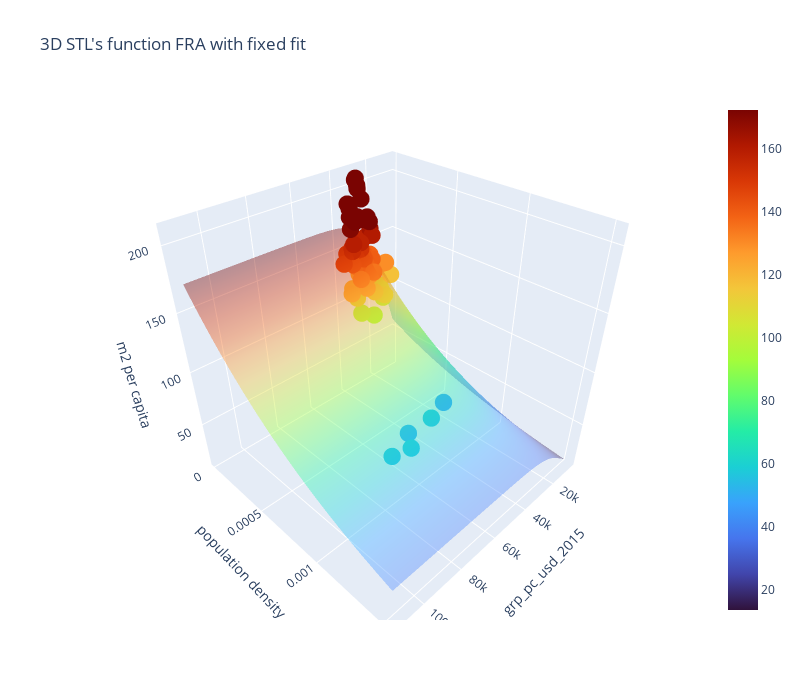
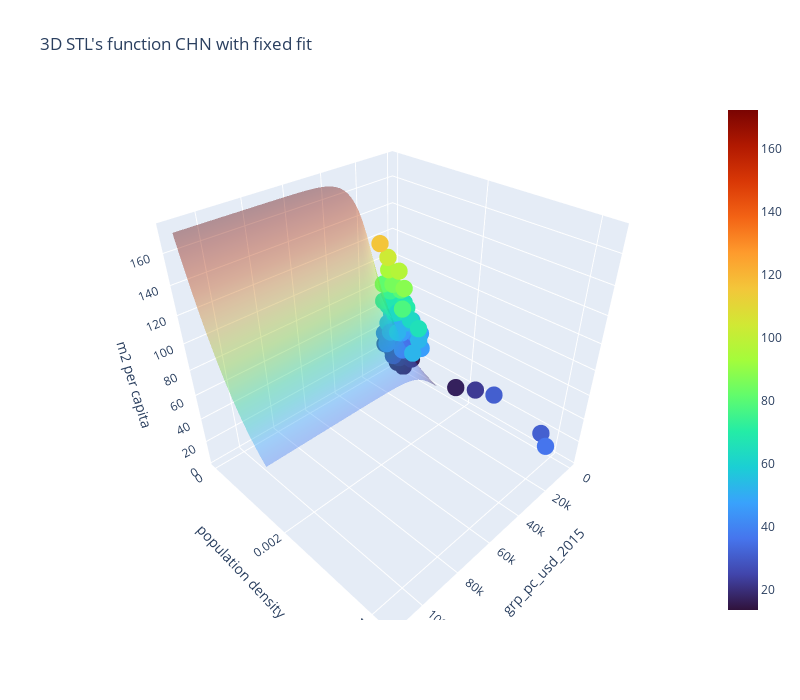

Write notebook code for charts like these, in order.
### Markdown cell above
### PART 5.2 : 3D Plot with only one equation for every country

Now we want to compare all the countries to only one fit.

### Code cell
best_region_fit = 0

if use_automatic_fit:
    global_STL_fit_params = STL_fit_handler[best_region_fit].fitted_params
else: 
    global_STL_fit_params = [saturation_fit_handler[best_region_fit].fitted_params[0], saturation_fit_handler[best_region_fit].fitted_params[1], logistic_fit_handler[best_region_fit].fitted_params[1], logistic_fit_handler[best_region_fit].fitted_params[2]]
        

# Create a meshgrid of x and y values
x = np.linspace(0.5*min(df_gdp_cap_region_handler[best_region_fit]), 1.5*max(df_gdp_cap_region_handler[best_region_fit]), 50)
y = np.linspace(0.5*min(df_pop_density_region_handler[best_region_fit]), 1.5*max(df_pop_density_region_handler[best_region_fit]), 50)
x_grid, y_grid = np.meshgrid(x, y)

z = STL([x_grid,y_grid], global_STL_fit_params[0], global_STL_fit_params[1], global_STL_fit_params[2], global_STL_fit_params[3])    

cmin = np.min(z)
cmax = np.max(z)

for j in range(len(regions)):
    try:
        
        
        # Create the surface plot using Plotly
        fig = go.Figure(data=[
            go.Surface(
                z=z, 
                x=x_grid, 
                y=y_grid, 
                colorscale="Turbo", 
                cmin=cmin,
                cmax=cmax,
                opacity=0.4),
            go.Scatter3d(
                x=df_gdp_cap_region_handler[j], y=df_pop_density_region_handler[j], z=df_built_up_region_handler[j],
                mode='markers',  # Use 'markers' for scatter plot
                marker=dict(
                    size=6,  # Size of the points
                    color=df_built_up_region_handler[j],  # Color of the points
                    colorscale='Turbo',  # Colorscale for the points
                    cmin=cmin,
                    cmax=cmax,
                    opacity=1.0
                )
            ),
            
            ]
            )
    
        # Customize the layout
        fig.update_layout(title=f'3D STL\'s function {regions[j].name} with fixed fit',
                        scene=dict(
                            xaxis_title='grp_pc_usd_2015',
                            yaxis_title='population density',
                            zaxis_title='m2 per capita'
                        ),
                        width=800, height=700)
    
        # Show the plot
        fig.show()
    except Exception as e:
        print(region.name, "\n", e)

### Figure 1 — Plotly figure (JSON) as saved in the notebook; plotly's stock layout.template omitted (floating-point values rounded to 4 significant figures; data arrays with more than 128 entries replaced by an {"elided": "..."} marker saying what was removed)
{"data": [{"cmax": 172.3, "cmin": 13.56, "colorscale": [[0, "#30123b"], [0.07143, "#4145ab"], [0.1429, "#4675ed"], [0.2143, "#39a2fc"], [0.2857, "#1bcfd4"], [0.3571, "#24eca6"], [0.4286, "#61fc6c"], [0.5, "#a4fc3b"], [0.5714, "#d1e834"], [0.6429, "#f3c63a"], [0.7143, "#fe9b2d"], [0.7857, "#f36315"], [0.8571, "#d93806"], [0.9286, "#b11901"], [1, "#7a0402"]], "opacity": 0.4, "type": "surface", "x": {"elided": "50x50 float values"}, "y": {"elided": "50x50 float values"}, "z": {"elided": "50x50 float values"}}, {"marker": {"cmax": 172.3, "cmin": 13.56, "color": [105.8, 119.6, 137.2, 145.8, 154.1, 107.5, 135.8, 158.0, 179.4, 202.6, 116.9, 142.7, 160.8, 178.2, 195.1, 127.1, 152.8, 174.1, 191.0, 208.9, 124.6, 138.6, 147.9, 157.5, 108.5, 124.5, 141.4, 157.5, 93.52, 108.5, 122.8, 134.7, 46.52, 49.77, 54.57, 54.4, 55.54, 98.07, 122.1, 139.9, 159.5, 177.5, 149.2, 174.6, 191.0, 208.2, 143.0, 164.1, 170.4, 179.1, 129.7, 151.8, 172.9, 189.8, 203.8, 96.72, 112.2, 121.2, 130.9], "colorscale": [[0, "#30123b"], [0.07143, "#4145ab"], [0.1429, "#4675ed"], [0.2143, "#39a2fc"], [0.2857, "#1bcfd4"], [0.3571, "#24eca6"], [0.4286, "#61fc6c"], [0.5, "#a4fc3b"], [0.5714, "#d1e834"], [0.6429, "#f3c63a"], [0.7143, "#fe9b2d"], [0.7857, "#f36315"], [0.8571, "#d93806"], [0.9286, "#b11901"], [1, "#7a0402"]], "opacity": 1, "size": 6}, "mode": "markers", "type": "scatter3d", "x": [19910.0, 37880.0, 29940.0, 42890.0, 38230.0, 18990.0, 33760.0, 26780.0, 35970.0, 31290.0, 14500.0, 31140.0, 26480.0, 36690.0, 33240.0, 17700.0, 35380.0, 27220.0, 37220.0, 32360.0, 29810.0, 23090.0, 36930.0, 31260.0, 35200.0, 27730.0, 37280.0, 32500.0, 30910.0, 24240.0, 35160.0, 31090.0, 31880.0, 58740.0, 47320.0, 74710.0, 66650.0, 19590.0, 33960.0, 26680.0, 37310.0, 32020.0, 32460.0, 26220.0, 37230.0, 33140.0, 31710.0, 24960.0, 36670.0, 33060.0, 17080.0, 32460.0, 27490.0, 39090.0, 34860.0, 35680.0, 27980.0, 42170.0, 36920.0], "y": [8.541e-05, 9.4e-05, 9.869e-05, 0.0001068, 0.0001127, 5.496e-05, 5.644e-05, 5.703e-05, 5.869e-05, 5.856e-05, 9.801e-05, 0.0001031, 0.000108, 0.000118, 0.000123, 5.558e-05, 5.998e-05, 6.201e-05, 6.449e-05, 6.512e-05, 2.912e-05, 3.086e-05, 3.612e-05, 3.949e-05, 9.179e-05, 9.4e-05, 9.629e-05, 9.66e-05, 0.0001813, 0.0001841, 0.000187, 0.0001886, 0.0008195, 0.0008828, 0.0009139, 0.0009775, 0.001013, 9.801e-05, 0.0001042, 0.000107, 0.0001103, 0.0001109, 6.067e-05, 6.283e-05, 6.815e-05, 7.093e-05, 6.221e-05, 6.706e-05, 7.551e-05, 8.054e-05, 8.788e-05, 9.558e-05, 0.0001016, 0.0001117, 0.0001183, 0.0001376, 0.0001468, 0.0001584, 0.0001634], "z": [105.8, 119.6, 137.2, 145.8, 154.1, 107.5, 135.8, 158.0, 179.4, 202.6, 116.9, 142.7, 160.8, 178.2, 195.1, 127.1, 152.8, 174.1, 191.0, 208.9, 124.6, 138.6, 147.9, 157.5, 108.5, 124.5, 141.4, 157.5, 93.52, 108.5, 122.8, 134.7, 46.52, 49.77, 54.57, 54.4, 55.54, 98.07, 122.1, 139.9, 159.5, 177.5, 149.2, 174.6, 191.0, 208.2, 143.0, 164.1, 170.4, 179.1, 129.7, 151.8, 172.9, 189.8, 203.8, 96.72, 112.2, 121.2, 130.9]}], "layout": {"height": 700, "scene": {"xaxis": {"title": {"text": "grp_pc_usd_2015"}}, "yaxis": {"title": {"text": "population density"}}, "zaxis": {"title": {"text": "m2 per capita"}}}, "title": {"text": "3D STL's function FRA with fixed fit"}, "width": 800}}

### Figure 2 — Plotly figure (JSON) as saved in the notebook; plotly's stock layout.template omitted (floating-point values rounded to 4 significant figures; data arrays with more than 128 entries replaced by an {"elided": "..."} marker saying what was removed)
{"data": [{"cmax": 172.3, "cmin": 13.56, "colorscale": [[0, "#30123b"], [0.07143, "#4145ab"], [0.1429, "#4675ed"], [0.2143, "#39a2fc"], [0.2857, "#1bcfd4"], [0.3571, "#24eca6"], [0.4286, "#61fc6c"], [0.5, "#a4fc3b"], [0.5714, "#d1e834"], [0.6429, "#f3c63a"], [0.7143, "#fe9b2d"], [0.7857, "#f36315"], [0.8571, "#d93806"], [0.9286, "#b11901"], [1, "#7a0402"]], "opacity": 0.4, "type": "surface", "x": {"elided": "50x50 float values"}, "y": {"elided": "50x50 float values"}, "z": {"elided": "50x50 float values"}}, {"marker": {"cmax": 172.3, "cmin": 13.56, "color": {"elided": "154 float values"}, "colorscale": [[0, "#30123b"], [0.07143, "#4145ab"], [0.1429, "#4675ed"], [0.2143, "#39a2fc"], [0.2857, "#1bcfd4"], [0.3571, "#24eca6"], [0.4286, "#61fc6c"], [0.5, "#a4fc3b"], [0.5714, "#d1e834"], [0.6429, "#f3c63a"], [0.7143, "#fe9b2d"], [0.7857, "#f36315"], [0.8571, "#d93806"], [0.9286, "#b11901"], [1, "#7a0402"]], "opacity": 1, "size": 6}, "mode": "markers", "type": "scatter3d", "x": {"elided": "154 float values"}, "y": {"elided": "154 float values"}, "z": {"elided": "154 float values"}}], "layout": {"height": 700, "scene": {"xaxis": {"title": {"text": "grp_pc_usd_2015"}}, "yaxis": {"title": {"text": "population density"}}, "zaxis": {"title": {"text": "m2 per capita"}}}, "title": {"text": "3D STL's function CHN with fixed fit"}, "width": 800}}
